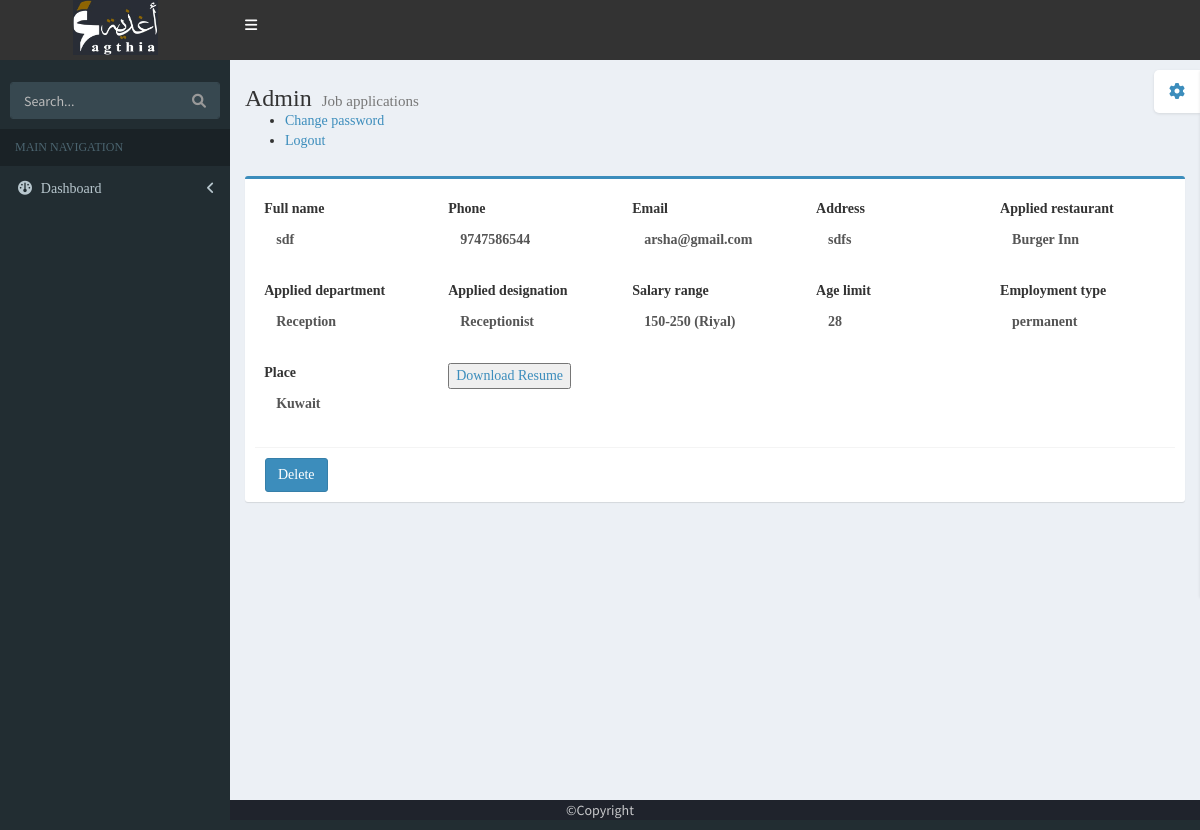
Page /view_job_apls (signed in) on the committed database.
### agthi/models.py (models this page shows, shortened)
class Job_application(models.Model):
    full_name = models.CharField(max_length=200, null=True)
    phone = models.CharField(max_length=200, null=True)
    email = models.CharField(max_length=200, null=True)
    address = models.CharField(max_length=200, null=True)
    resume = models.FileField(null=True)
    apl_rec = models.ForeignKey(Job_recruitment, on_delete=models.CASCADE, null=True)

class Job_recruitment(models.Model):
    restaurant = models.CharField(max_length=200, null=True)
    department = models.CharField(max_length=200, null=True)
    designation = models.CharField(max_length=200, null=True)
    salary_range = models.CharField(max_length=200, null=True)
    age_limit = models.CharField(max_length=200, null=True)
    employment_type = models.CharField(max_length=200, null=True)
    place = models.CharField(max_length=200, null=True)

### agthi/views.py (the view)
# urls.py: path('view_job_apls', agthi.views.view_job_apls, name='view_job_apls'),
@never_cache
@login_required
def view_job_apls(request):
    rkt = Job_application.objects.all()
    return render(request, 'tem/view_job_apls1.html', {'rkt': rkt})

### Templates/tem/view_job_apls1.html (shortened to what this page needs)
{% load static %}
<!DOCTYPE html>
<html>
  <head>
    <link href="{% static 'sta1/admin_panel/bootstrap/css/bootstrap.min.css' %}" rel="stylesheet" type="text/css" />
    <link href="https://maxcdn.bootstrapcdn.com/font-awesome/4.3.0/css/font-awesome.min.css" rel="stylesheet" type="text/css" />
    <link href="http://code.ionicframework.com/ionicons/2.0.0/css/ionicons.min.css" rel="stylesheet" type="text/css" />
    <link href="{% static 'sta1/admin_panel/dist/css/AdminLTE.min.css' %}" rel="stylesheet" type="text/css" />
    <link href="{% static 'sta1/admin_panel/dist/css/skins/_all-skins.min.css' %}" rel="stylesheet" type="text/css" />
     <link rel="stylesheet" href="https://cdnjs.cloudflare.com/ajax/libs/font-awesome/6.0.0-beta3/css/all.min.css">
  </head>
  <body class="skin-blue">
    <div class="wrapper">
      <header class="main-header">
         <a href="{% url 'home' %}" class="logo" style="background-color: #333;height:60px;">
          <img style="width:85px;height:55px" src="{% static 'sta1/images/logo_agthia.jpg' %}" alt="">
        </a>
        <nav class="navbar navbar-static-top" role="navigation" style="background-color: #333;height:60px;">
          <a href="#" class="sidebar-toggle" data-toggle="offcanvas" role="button">
          </a>
        </nav>
      </header>
      <aside class="main-sidebar">
        <section class="sidebar">
          <form id="search-form" method="post" action="{% url 'search_job_apls' %}" class="sidebar-form">
            <div class="input-group">
              <input type="text" name="srch" class="form-control" placeholder="Search..."/>
              <span class="input-group-btn">
                <button type='submit' form="search-form" name='seach' id='search-btn' class="btn btn-flat"><i class="fa fa-search"></i></button>
              </span>
            </div>
          </form>
          <ul class="sidebar-menu">
            <li class="header" style="font-family: made avenue personal use;">MAIN NAVIGATION</li>
            <li class="treeview">
              <a href="#">
                <i class="fa fa-dashboard"></i> <span style="font-family: neusa next pro;">Dashboard</span> <i class="fa fa-angle-left pull-right"></i>
              </a>
            </li>
          </ul>
        </section>
      </aside>
      <div class="content-wrapper">
        <section class="content-header">
          <h1 style="margin-top:10px;font-family: made avenue personal use;">
            Admin
            <small>Job applications</small>
          </h1>
          <ul style="font-family:neusa next pro">
             <li><a href="#" id="change-password-link">Change password</a></li>
             <li><a href="{% url 'logout' %}">Logout</a></li>
          </ul>
        </section>
        <section class="content">
          <div class="row">
            <div class="col-md-12">
              {% if rkt %}
              {% for t in rkt %}
              <div class="box box-primary">
                <form id="add-med" style="font-family:neusa next pro" role="form" method="post" action="#">
                  <div class="box-body">
                    <div class="form-group">
                      <label>Full name</label>
                       <label class="form-control" name="nme" id="nme">{{t.full_name}}</label>
                    </div>
                     <div class="form-group">
                        <label for="nme">Phone</label>
                       <label class="form-control" name="nme" id="nme">{{t.phone}}</label>
                    </div>
                      <div class="form-group">
                        <label for="loc_int">Email</label>
                        <label class="form-control" name="loc_int" id="loc_int">{{t.email}}</label>
                    </div>
                      <div class="form-group">
                        <label for="res_url">Address</label>
                         <label class="form-control" name="res_url" id="res_url">{{t.address}}</label>
                    </div>
                     <div class="form-group">
                        <label for="ins_lnk">Applied restaurant</label>
                       <label class="form-control" name="ins_lnk" id="ins_lnk">{{t.apl_rec.restaurant}}</label>
                    </div>
                    <div class="form-group">
                        <label for="fac_lnk">Applied department</label>
                        <label class="form-control" name="fac_lnk" id="fac_lnk">{{t.apl_rec.department}}</label>
                    </div>
                     <div class="form-group">
                        <label for="twi_lnk">Applied designation</label>
                        <label class="form-control" id="twi_lnk" name="twi_lnk">{{t.apl_rec.designation}}</label>
                    </div>
                     <div class="form-group">
                        <label for="twi_lnk">Salary range</label>
                        <label class="form-control" id="twi_lnk" name="twi_lnk">{{t.apl_rec.salary_range}}</label>
                    </div>
                     <div class="form-group">
                        <label for="twi_lnk">Age limit</label>
                        <label class="form-control" id="twi_lnk" name="twi_lnk">{{t.apl_rec.age_limit}}</label>
                    </div>
                      <div class="form-group">
                        <label for="twi_lnk">Employment type</label>
                        <label class="form-control" id="twi_lnk" name="twi_lnk">{{t.apl_rec.employment_type}}</label>
                    </div>
                    <div class="form-group">
                        <label for="twi_lnk">Place</label>
                        <label class="form-control" id="twi_lnk" name="twi_lnk">{{t.apl_rec.place}}</label>
                    </div>
                     <div class="form-group">
                        <a href="{{t.resume.url}}" download="">
                              <input type="button" id="btn" value="Download Resume"/>
                         </a>
                    </div>
                  </div>
                  <div class="footer-container">
                   <div class="box-footer">
                    <button form="add-med" type="button" class="btn btn-primary" onclick="location.href='{% url 'delete_apln_adm' t.id %}'">Delete</button>
                  </div>
                  </div>
                </form>
              </div>
              {% endfor %}
              {% endif %}
            </div>
          </div>
        </section>
      </div>
       <footer>
            <p style="color: #c8c9cb;">©Copyright</p>
        </footer>
    </div>
  </body>
</html>

### rows in the picture
Job_application: full_name "sdf", phone "9747586544", email "arsha@gmail.com", address "sdfs", apl_rec.restaurant "Burger Inn", apl_rec.department "Reception", apl_rec.designation "Receptionist", apl_rec.salary_range "150-250 (Riyal)", apl_rec.age_limit "28", apl_rec.employment_type "permanent", apl_rec.place "Kuwait"
